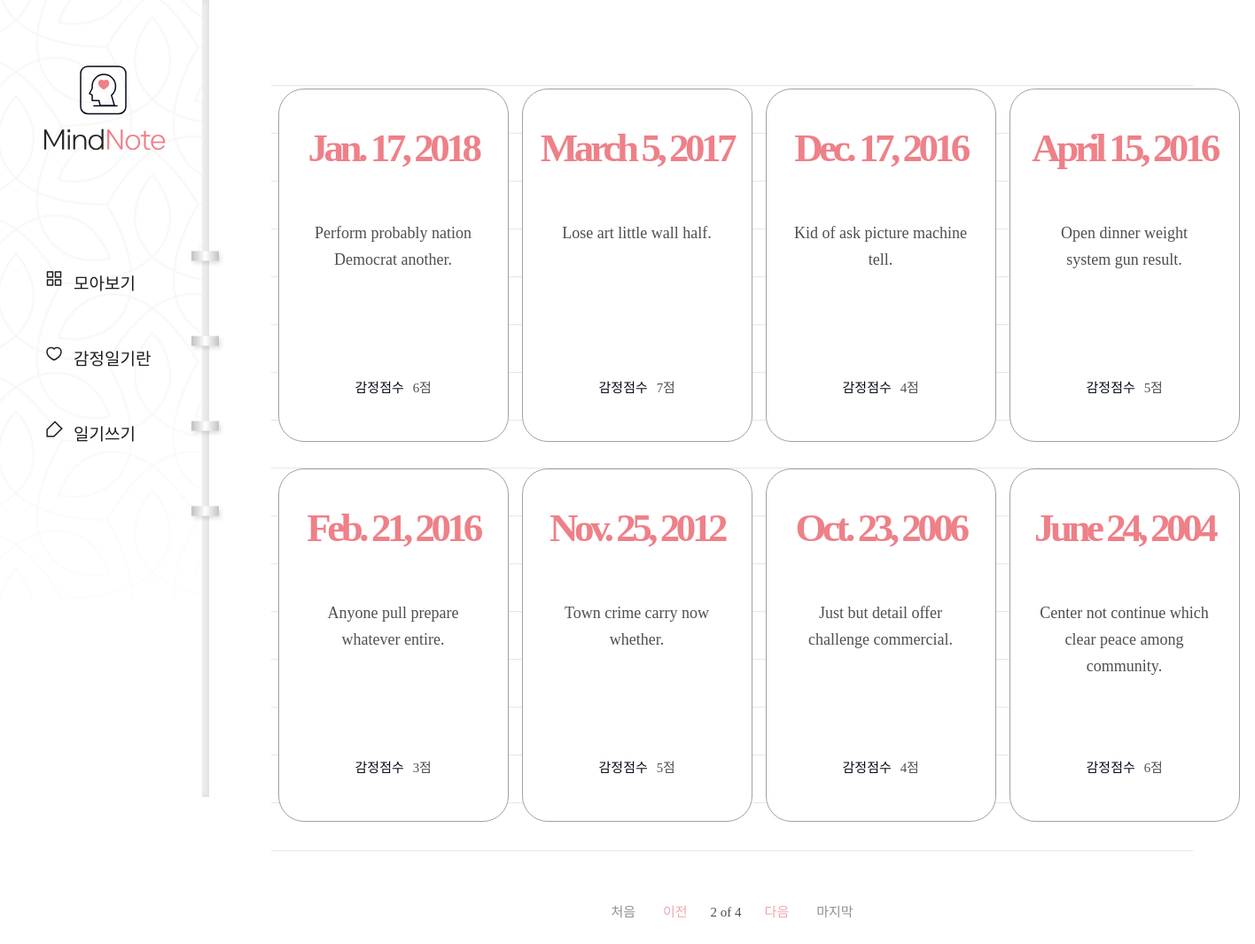
The app's page /diary/?page=2 with its own data.
### diary/models.py (models this page shows, shortened)
class Page(models.Model):
    title = models.CharField(max_length=100, validators=[validate_no_hash])
    content = models.TextField(validators=[validate_no_hash])
    feeling = models.CharField(max_length=80, validators=[validate_no_hash, validate_no_numbers])
    score = models.IntegerField(validators=[validate_score])
    dt_created = models.DateField()

### diary/views.py (the view)
# urls.py: path('diary/', views.PageListView.as_view(), name="page-list"),
class PageListView(ListView):
    model = Page
    ordering = ['-dt_created']
    paginate_by = 8

### diary/templates/diary/page_list.html (shortened to what this page needs)
{% extends './base.html' %}
{% block content %}
    {% if page_obj.object_list %}
    <div class="wrap-note">
        <div class="note">
            <div class="note-list">
                <ul>
                    {% for obj in page_obj.object_list %}
                    <li>
                        <a href="{% url 'page-detail' obj.id %}">
                            <div class="date">
                                <span>{{obj.dt_created}}</span>
                            </div>
                            <h2>{{obj.title}}</h2>
                            <div class="score">
                                <p>감정점수</p>
                                <span>{{obj.score}}점</span>
                            </div>
                        </a>
                    </li>
                    {% endfor %}
                </ul>
            </div>
            <div class="paging">
                {% if page_obj.has_previous %}
                    <a href="?page=1" class="first">처음</a>
                    <a href="?page={{page_obj.previous_page_number}}" class="prev">이전</a>
                {% endif %}
                <span class="page">
                    <p>{{page_obj.number}} of {{page_obj.paginator.num_pages}}</p>
                </span>
                {% if page_obj.has_next %}
                    <a href="?page={{page_obj.next_page_number}}" class="next">다음</a>
                    <a href="?page={{page_obj.paginator.num_pages}}" class="last">마지막</a>
                {% endif %}
            </div>
        </div>
    </div>
    {% endif %}
{% endblock content %}

### diary/static/diary/css/styles.css (style rules this page uses)
h1,h2,h3,p,a,ul,li { margin: 0; padding: 0; font-family: 'NanumSquare'; list-style: none; text-decoration: none; outline: none; }
html { position: relative; min-height: 100%; margin: 0; }
body { margin: 0; padding: 0; -webkit-font-smoothing: antialiased; -moz-osx-font-smoothing: auto; }
.wrap-note .note { padding-left: 236px; padding-top: 50px; padding-bottom: 200px; }
.note-list { margin: 0 70px; padding-top: 50px; background: url(../image/note-bg.svg) repeat-x center/1535px 974px; }
.note-list ul { overflow: hidden; width: 1100px; margin: 0 auto; padding-bottom: 50px; }
.note-list ul li { float: left; width: 25%; padding-bottom: 30px; }
.note-list ul li a { display: block; width: 258px; height: 397px; margin: 0 auto; background: #fff; border: solid 1px #a3a0a0; border-radius: 29px; }
.note-list ul li a .date { margin-top: 40px; margin-bottom: 55px; text-align: center; }
.note-list ul li a .date span { display: block; font-family: 'NanumSquare'; color: #ee8088; font-weight: 700; font-size: 45px; letter-spacing: -4.47px; }
.note-list ul li a h2 { width: 196px; height: 150px; margin: 0 auto; font-family: 'NanumBarunpen'; color: #4e4f53; font-weight: normal; font-size: 18px; line-height: 1.67; text-align: center; }
.note-list ul li a .score { margin-top: 28px; text-align: center; }
.note-list ul li a .score p { display: inline-block; font-family: 'NanumSquare'; color: #060b18; font-size: 15px; }
.note-list ul li a .score span { padding-left: 6px; font-family: 'NanumBarunpen'; color: #4e4f53; font-size: 15px; letter-spacing: -0.29px; }
.paging { margin-top: 10px; text-align: center; }
.paging a { display: inline-block; font-family: 'NanumSquare'; font-size: 15px; }
.paging .first,.paging .last { color: #929191; }
.paging .first { margin-right: 27px; }
.paging .last { margin-left: 27px; }
.paging .prev,.paging .next { color: #f2a6ac; }
.paging span { display: inline-block; }
.paging span p { margin: 0 22px; font-family: 'NanumSquare'; color: #4e4f53; font-size: 15px; }

### records on screen
Page: dt_created "Jan. 17, 2018", title "Perform probably nation Democrat another.", score "6"
Page: dt_created "March 5, 2017", title "Lose art little wall half.", score "7"
Page: dt_created "Dec. 17, 2016", title "Kid of ask picture machine tell.", score "4"
Page: dt_created "April 15, 2016", title "Open dinner weight system gun result.", score "5"
Page: dt_created "Feb. 21, 2016", title "Anyone pull prepare whatever entire.", score "3"
Page: dt_created "Nov. 25, 2012", title "Town crime carry now whether.", score "5"
Page: dt_created "Oct. 23, 2006", title "Just but detail offer challenge commercial.", score "4"
Page: dt_created "June 24, 2004", title "Center not continue which clear peace among community.", score "6"

### other values on screen
{{ page_obj.number }} "2"
{{ page_obj.paginator.num_pages }} "4"
